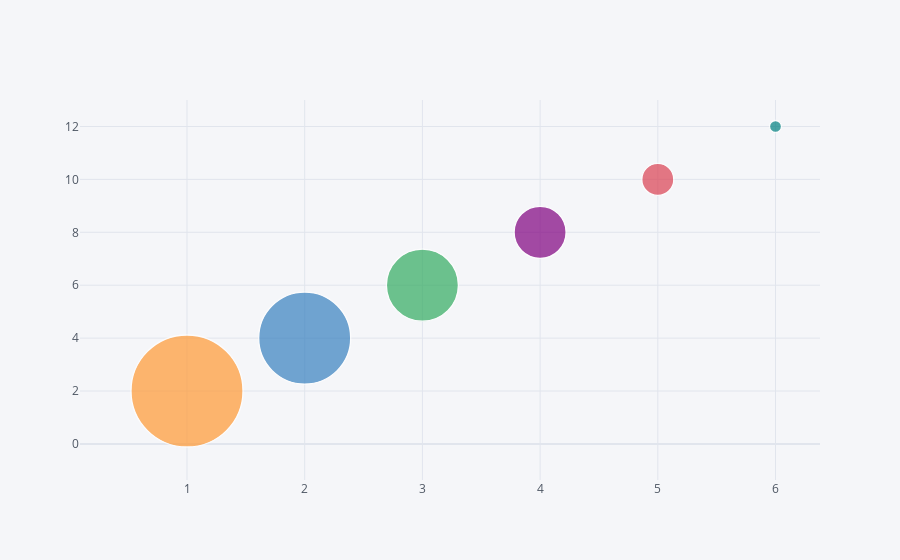

Notebook cell for this chart:
### Markdown cell above
## Bubblle

### Code cell
data.iplot(kind = "bubble", x = "A", y = "B", size = "C")

### Figure 1 — Plotly figure (JSON) as saved in the notebook; plotly's stock layout.template omitted (floating-point values rounded to 4 significant figures)
{"data": [{"marker": {"color": ["rgb(255, 153, 51)", "rgb(55, 128, 191)", "rgb(50, 171, 96)", "rgb(128, 0, 128)", "rgb(219, 64, 82)", "rgb(0, 128, 128)", "rgb(255, 255, 51)", "rgb(128, 128, 0)", "rgb(251, 128, 114)", "rgb(128, 177, 211)"], "line": {"width": 1.3}, "size": [112, 92, 72, 52, 32, 12], "symbol": "circle"}, "mode": "markers", "text": "", "type": "scatter", "x": [1, 2, 3, 4, 5, 6], "y": [2, 4, 6, 8, 10, 12]}], "layout": {"legend": {"bgcolor": "#F5F6F9", "font": {"color": "#4D5663"}}, "paper_bgcolor": "#F5F6F9", "plot_bgcolor": "#F5F6F9", "title": {"font": {"color": "#4D5663"}}, "xaxis": {"gridcolor": "#E1E5ED", "showgrid": true, "tickfont": {"color": "#4D5663"}, "title": {"font": {"color": "#4D5663"}, "text": ""}, "zerolinecolor": "#E1E5ED"}, "yaxis": {"gridcolor": "#E1E5ED", "showgrid": true, "tickfont": {"color": "#4D5663"}, "title": {"font": {"color": "#4D5663"}, "text": ""}, "zerolinecolor": "#E1E5ED"}}}
